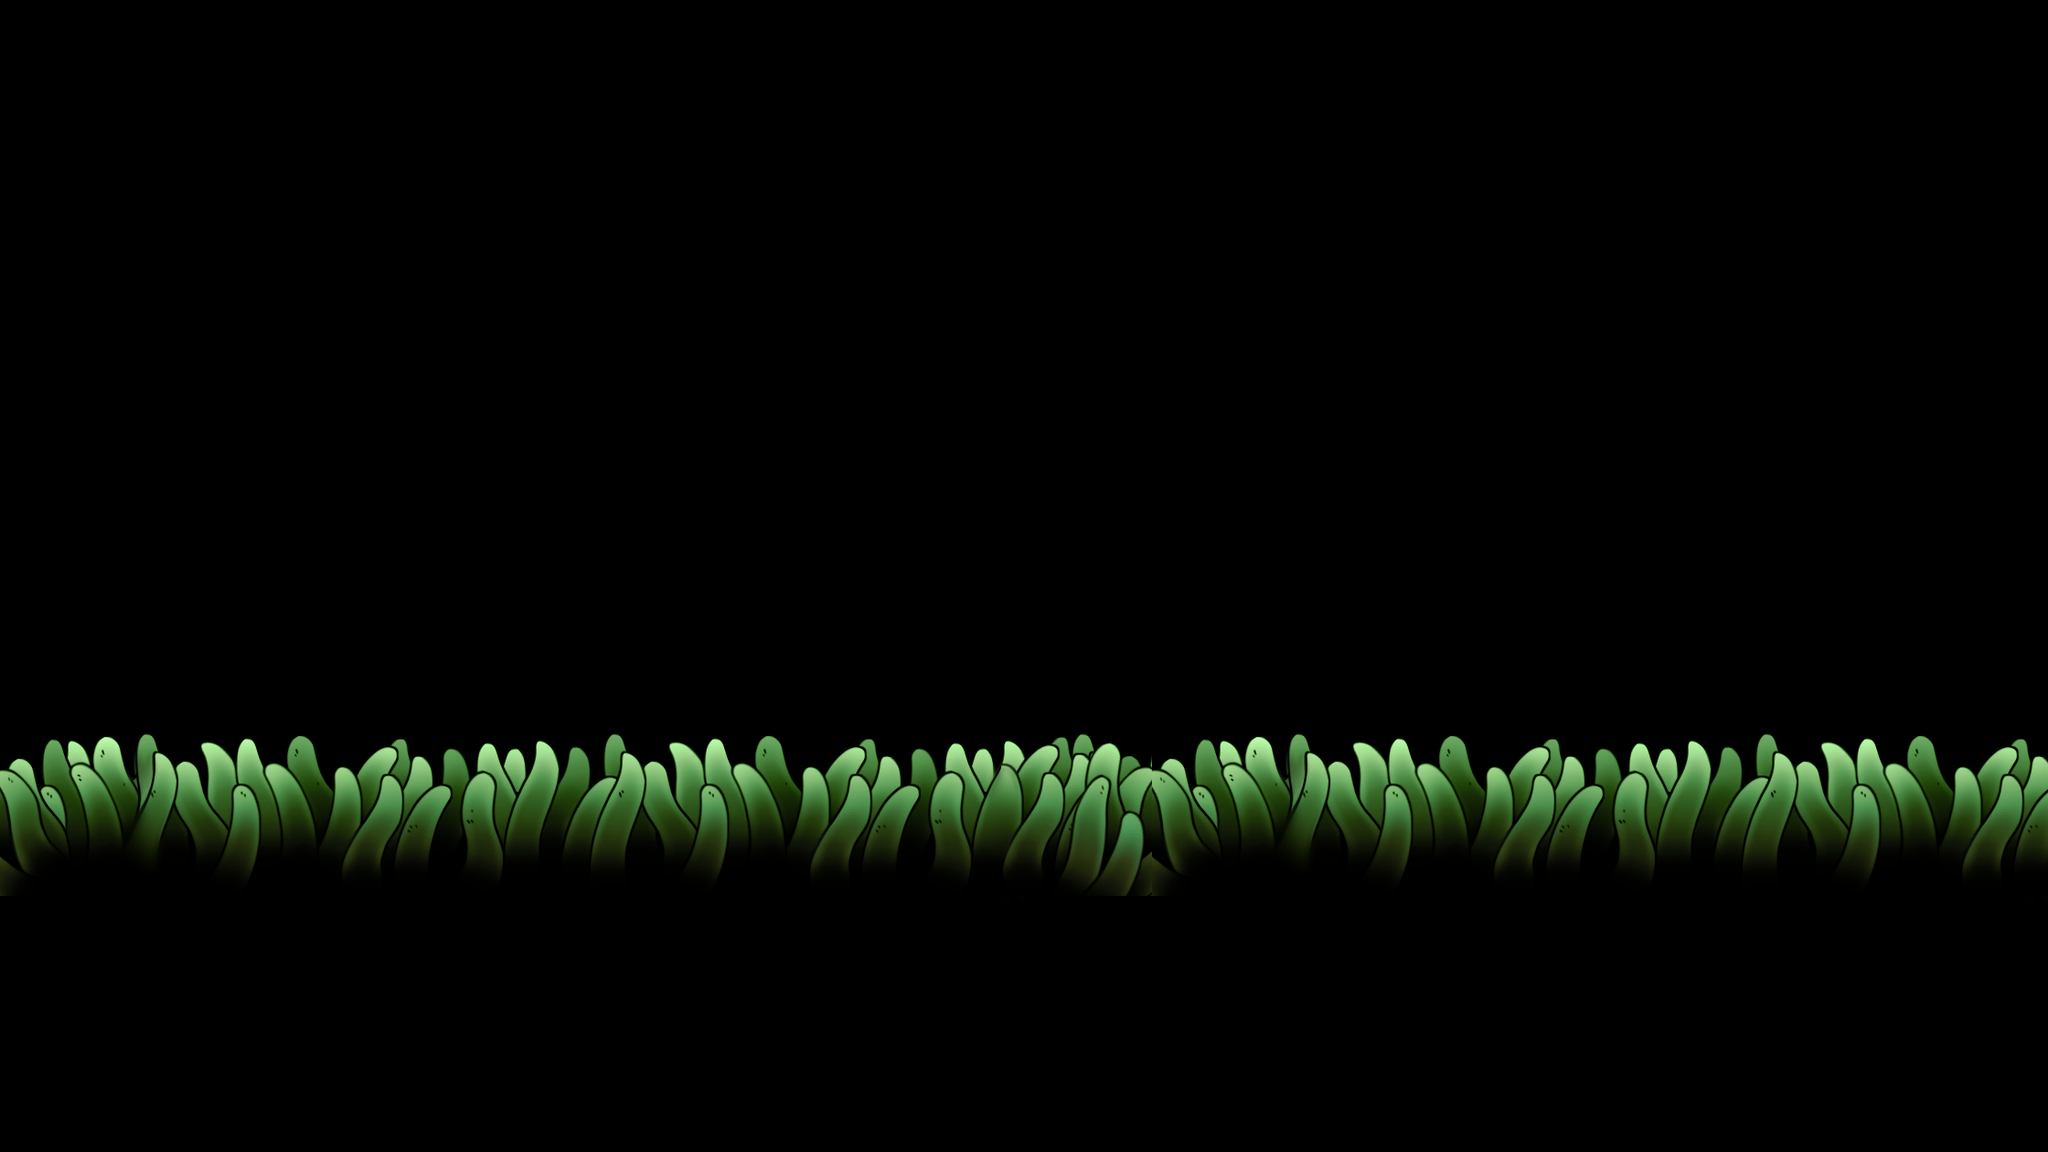

A 2D game scene composited from a Tiled map and its tileset images. What follows is a short description and the map's XML, with every tile layer's data as written:
An orthogonal 32x18 tile map with 70x70 px tiles, 3 tile layers (regions, input_prototype, output_terrain).

<map version="1.10" tiledversion="1.10.2" orientation="orthogonal" renderorder="right-down" width="32" height="18" tilewidth="70" tileheight="70" infinite="0" nextlayerid="4" nextobjectid="1">
 <tileset firstgid="1" source="../Mossy - TileSet.tsx" />
 <layer id="1" name="regions" width="32" height="18">
  <data encoding="csv">
0,0,0,0,0,0,0,0,0,0,0,0,0,0,0,0,0,0,0,0,0,0,0,0,0,0,0,0,0,0,0,0,
0,0,0,0,0,0,0,0,0,0,0,0,0,0,0,0,0,0,0,0,0,0,0,0,0,0,0,0,0,0,0,0,
0,0,0,0,0,0,0,0,0,0,0,0,0,0,0,0,0,0,0,0,0,0,0,0,0,0,0,0,0,0,0,0,
0,0,0,0,0,0,0,0,0,0,0,0,0,0,0,0,0,0,0,0,0,0,0,0,0,0,0,0,0,0,0,0,
0,0,0,0,0,0,0,0,0,0,0,0,0,0,0,0,0,0,0,0,0,0,0,0,0,0,0,0,0,0,0,0,
0,0,0,0,0,0,0,0,0,0,0,0,0,0,0,0,0,0,0,0,0,0,0,0,0,0,0,0,0,0,0,0,
0,0,0,0,0,0,0,0,0,0,0,0,0,0,0,0,0,0,0,0,0,0,0,0,0,0,0,0,0,0,0,0,
0,0,0,0,0,0,0,0,0,0,0,0,0,0,0,0,0,0,0,0,0,0,0,0,0,0,0,0,0,0,0,0,
0,0,0,0,0,0,0,0,0,0,0,0,0,0,0,0,0,0,0,0,0,0,0,0,0,0,0,0,0,0,0,0,
0,0,0,0,0,0,0,0,0,0,0,0,0,0,0,0,0,0,0,0,0,0,0,0,0,0,0,0,0,0,0,0,
0,0,0,0,0,0,0,0,0,0,0,0,0,0,0,0,0,0,0,0,0,0,0,0,0,0,0,0,0,0,0,0,
0,0,0,0,0,0,0,0,0,0,0,0,0,0,0,0,0,0,0,0,0,0,0,0,0,0,0,0,0,0,0,0,
0,0,0,0,0,0,0,0,0,0,0,0,0,0,0,0,0,0,0,0,0,0,0,0,0,0,0,0,0,0,0,0,
0,0,0,0,0,0,0,0,0,0,0,0,0,0,0,0,0,0,0,0,0,0,0,0,0,0,0,0,0,0,0,0,
0,0,0,0,0,0,0,0,0,0,0,0,0,0,0,0,0,0,0,0,0,0,0,0,0,0,0,0,0,0,0,0,
0,0,0,0,0,0,0,0,0,0,0,0,0,0,0,0,0,0,0,0,0,0,0,0,0,0,0,0,0,0,0,0,
0,0,0,0,0,0,0,0,0,0,0,0,0,0,0,0,0,0,0,0,0,0,0,0,0,0,0,0,0,0,0,0,
0,0,0,0,0,0,0,0,0,0,0,0,0,0,0,0,0,0,0,0,0,0,0,0,0,0,0,0,0,0,0,0
</data>
 </layer>
 <layer id="2" name="input_prototype" width="32" height="18">
  <data encoding="csv">
0,0,0,0,0,0,0,0,0,0,0,0,0,0,0,0,0,0,0,0,0,0,0,0,0,0,0,0,0,0,0,0,
0,0,0,0,0,0,0,0,0,0,0,0,0,0,0,0,0,0,0,0,0,0,0,0,0,0,0,0,0,0,0,0,
0,0,0,0,0,0,0,0,0,0,0,0,0,0,0,0,0,0,0,0,0,0,0,0,0,0,0,0,0,0,0,0,
0,0,0,0,0,0,0,0,0,0,0,0,0,0,0,0,0,0,0,0,0,0,0,0,0,0,0,0,0,0,0,0,
0,0,0,0,0,0,0,0,0,0,0,0,0,0,0,0,0,0,0,0,0,0,0,0,0,0,0,0,0,0,0,0,
0,0,0,0,0,0,0,0,0,0,0,0,0,0,0,0,0,0,0,0,0,0,0,0,0,0,0,0,0,0,0,0,
0,0,0,0,0,0,0,0,0,0,0,0,0,0,0,0,0,0,0,0,0,0,0,0,0,0,0,0,0,0,0,0,
0,0,0,0,0,0,0,0,0,0,0,0,0,0,0,0,0,0,0,0,0,0,0,0,0,0,0,0,0,0,0,0,
0,0,0,0,0,0,0,0,0,0,0,0,0,0,0,0,0,0,0,0,0,0,0,0,0,0,0,0,0,0,0,0,
0,0,0,0,0,0,0,0,0,0,0,0,0,0,0,0,0,0,0,0,0,0,0,0,0,0,0,0,0,0,0,0,
0,0,0,0,0,0,0,0,0,0,0,0,0,0,0,0,0,0,0,0,0,0,0,0,0,0,0,0,0,0,0,0,
0,0,0,0,0,0,0,0,0,0,0,0,0,0,0,0,0,0,0,0,0,0,0,0,0,0,0,0,0,0,0,0,
0,0,0,0,0,0,0,0,0,0,0,0,0,0,0,0,0,0,0,0,0,0,0,0,0,0,0,0,0,0,0,0,
0,0,0,0,0,0,0,0,0,0,0,0,0,0,0,0,0,0,0,0,0,0,0,0,0,0,0,0,0,0,0,0,
0,0,0,0,0,0,0,0,0,0,0,0,0,0,0,0,0,0,0,0,0,0,0,0,0,0,0,0,0,0,0,0,
0,0,0,0,0,0,0,0,0,0,0,0,0,0,0,0,0,0,0,0,0,0,0,0,0,0,0,0,0,0,0,0,
0,0,0,0,0,0,0,0,0,0,0,0,0,0,0,0,0,0,0,0,0,0,0,0,0,0,0,0,0,0,0,0,
0,0,0,0,0,0,0,0,0,0,0,0,0,0,0,0,0,0,0,0,0,0,0,0,0,0,0,0,0,0,0,0
</data>
 </layer>
 <layer id="3" name="output_terrain" width="32" height="18">
  <data encoding="csv">
0,0,0,0,0,0,0,0,0,0,0,0,0,0,0,0,0,0,0,0,0,0,0,0,0,0,0,0,0,0,0,0,
0,0,0,0,0,0,0,0,0,0,0,0,0,0,0,0,0,0,0,0,0,0,0,0,0,0,0,0,0,0,0,0,
0,0,0,0,0,0,0,0,0,0,0,0,0,0,0,0,0,0,0,0,0,0,0,0,0,0,0,0,0,0,0,0,
0,0,0,0,0,0,0,0,0,0,0,0,0,0,0,0,0,0,0,0,0,0,0,0,0,0,0,0,0,0,0,0,
0,0,0,0,0,0,0,0,0,0,0,0,0,0,0,0,0,0,0,0,0,0,0,0,0,0,0,0,0,0,0,0,
0,0,0,0,0,0,0,0,0,0,0,0,0,0,0,0,0,0,0,0,0,0,0,0,0,0,0,0,0,0,0,0,
0,0,0,0,0,0,0,0,0,0,0,0,0,0,0,0,0,0,0,0,0,0,0,0,0,0,0,0,0,0,0,0,
0,0,0,0,0,0,0,0,0,0,0,0,0,0,0,0,0,0,0,0,0,0,0,0,0,0,0,0,0,0,0,0,
0,0,0,0,0,0,0,0,0,0,0,0,0,0,0,0,0,0,0,0,0,0,0,0,0,0,0,0,0,0,0,0,
0,0,0,0,0,0,0,0,0,0,0,0,0,0,0,0,0,0,0,0,0,0,0,0,0,0,0,0,0,0,0,0,
0,0,0,0,0,0,0,0,0,0,0,0,0,0,0,0,0,0,0,0,0,0,0,0,0,0,0,0,0,0,0,0,
3,4,5,6,7,8,9,10,11,12,13,14,15,16,17,18,19,20,3,4,5,6,7,8,9,10,11,12,13,14,15,16,
54,55,56,57,58,59,60,61,62,63,64,65,66,67,68,69,70,71,54,55,56,57,58,59,60,61,62,63,64,65,66,67,
105,106,107,108,109,110,111,112,113,114,115,116,117,118,119,120,121,122,105,106,107,108,109,110,111,112,113,114,115,116,117,118,
157,158,159,160,161,162,163,164,165,166,167,168,169,170,171,172,157,158,159,160,161,162,163,164,165,166,167,168,169,170,171,172,
208,209,210,211,212,213,214,215,216,217,218,219,220,221,222,223,208,209,210,211,212,213,214,215,216,217,218,219,220,221,222,223,
259,260,261,262,263,264,265,266,267,268,269,270,271,272,273,274,259,260,261,262,263,264,265,266,267,268,269,270,271,272,273,274,
310,311,312,313,314,315,316,317,318,319,320,321,322,323,324,325,310,311,312,313,314,315,316,317,318,319,320,321,322,323,324,325
</data>
 </layer>
</map>
